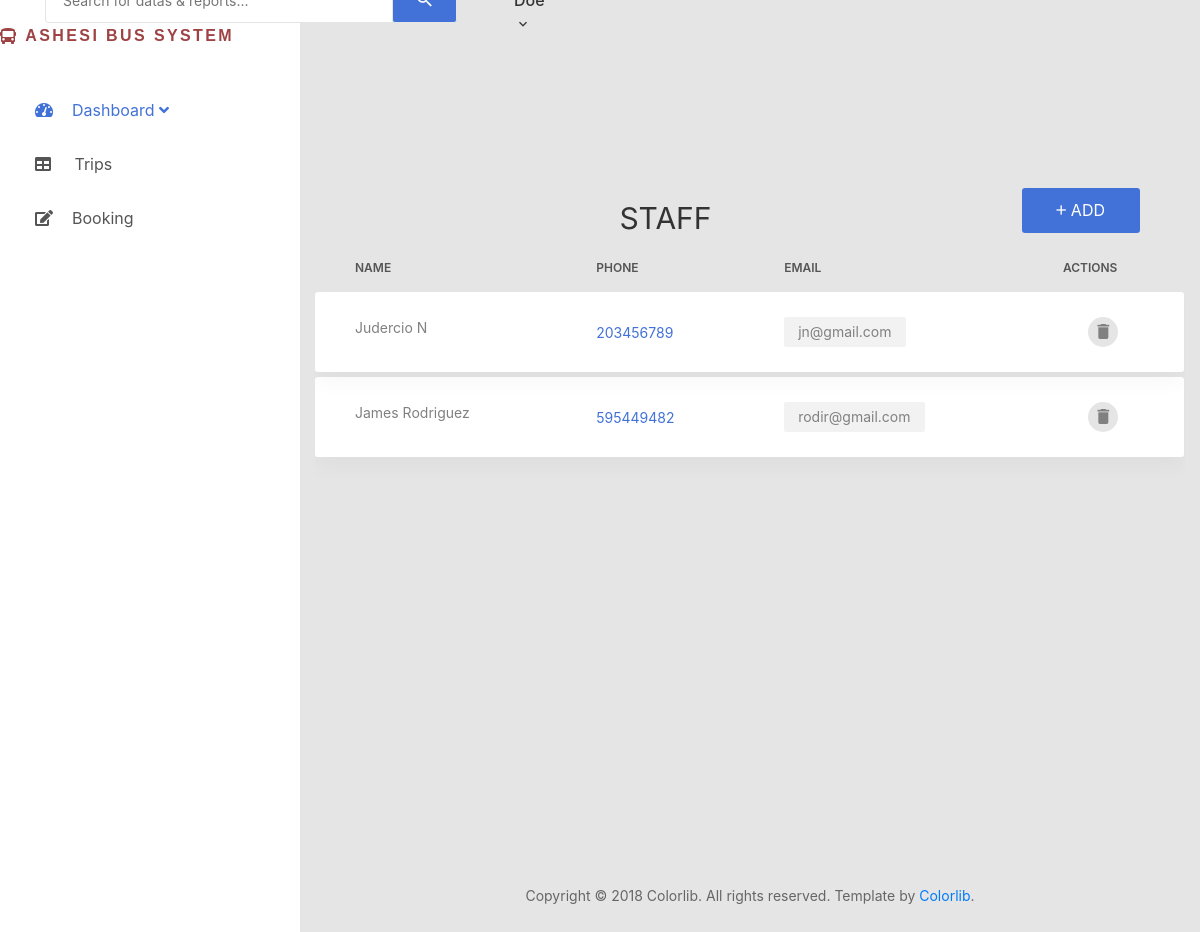
Before: /admin/staff.php with the older database file.
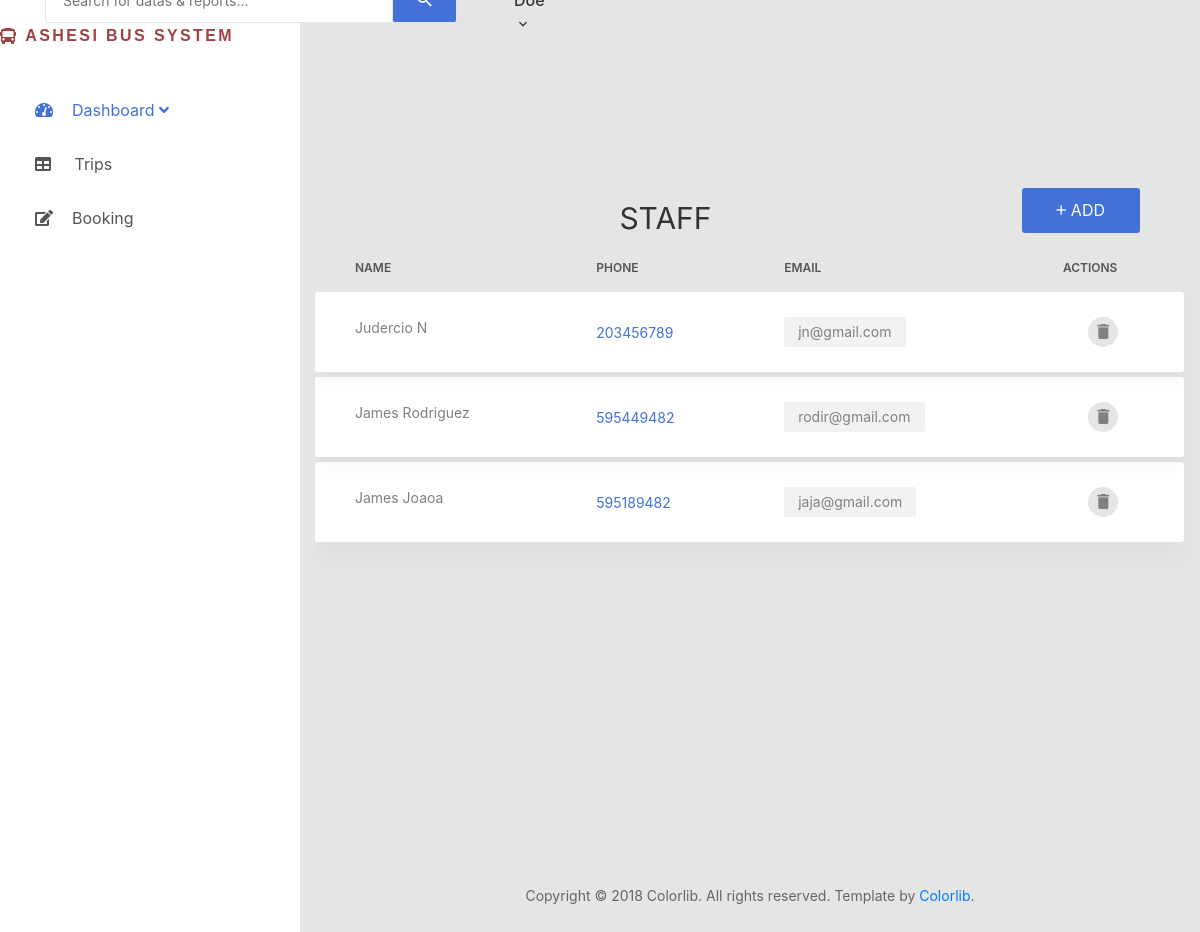
After: the same page with the newer database file.
### tables this page shows
CREATE TABLE `users` (
  `user_id` int(11) NOT NULL,
  `first_name` varchar(255) NOT NULL,
  `last_name` varchar(255) NOT NULL,
  `email` varchar(255) NOT NULL,
  `password` varchar(60) NOT NULL,
  `phone_number` int(20) NOT NULL,
  `role` int(2) NOT NULL,
  `date_created` timestamp NOT NULL DEFAULT current_timestamp()
);

### admin/staff.php (the view, shortened to what this page needs)
<?php
require '../config/connection.php';
$query = "SELECT first_name, last_name, phone_number, email FROM users WHERE role = 3";
$result = $connection->query($query);
if ($result->num_rows > 0) {
    $staffs = $result->fetch_all(MYSQLI_ASSOC);
} else {
    $staffs = [];
}
?>
<!DOCTYPE html>
<html lang="en">
<head>
    <?php include 'styles.php'?>
    <link href="https://stackpath.bootstrapcdn.com/bootstrap/4.5.2/css/bootstrap.min.css" rel="stylesheet">
</head>
<body>
    <div class="page-wrapper">
        <?php include 'side-menu.php'?>
        <?php include 'desktop-header.php'?>
        <div class="page-container">
            <div class="main-content">
                <section class="p-t-20">
                    <div class="container">
                        <div class="row">
                            <div class="col-md-12">
                                <h2 class="title-1" style="margin-left: 35%">STAFF</h2>
                                <button type="button" class="au-btn au-btn-icon au-btn--blue" style="position: absolute; right: 5vw; top: -1vw;" data-toggle="modal" data-target="#addStaffModal">
                                    <i class="zmdi zmdi-plus"></i>Add
                                </button>
                                <div class="table-responsive table-responsive-data2">
                                    <table class="table table-data2">
                                        <thead>
                                            <tr>
                                                <th>Name</th>
                                                <th>Phone</th>
                                                <th>Email</th>
                                                <th>Actions</th>
                                            </tr>
                                        </thead>
                                        <tbody>
                                            <?php if (empty($staffs)): ?>
                                                <tr>
                                                    <td colspan="4">No staff members yet.</td>
                                                </tr>
                                            <?php else: ?>
                                                <?php foreach ($staffs as $staff): ?>
                                                <tr class="tr-shadow">
                                                    <td><?php echo htmlspecialchars($staff['first_name'] . ' ' . $staff['last_name']); ?></td>
                                                    <td class="desc"><?php echo htmlspecialchars($staff['phone_number']); ?></td>
                                                    <td>
                                                        <span class="block-email"><?php echo htmlspecialchars($staff['email']); ?></span>
                                                    </td>
                                                    <td>
                                                        <div class="table-data-feature">
                                                            <form id="deleteForm-<?php echo $staff['email']; ?>" method="POST" action="" style="display:inline;">
                                                                <button type="button" class="item" data-toggle="tooltip" data-placement="top" title="Delete" onclick="confirmDelete('<?php echo $staff['email']; ?>')">
                                                                    <i class="zmdi zmdi-delete"></i>
                                                                </button>
                                                            </form>
                                                        </div>
                                                    </td>
                                                </tr>
                                                <tr class="spacer"></tr>
                                                <?php endforeach; ?>
                                            <?php endif; ?>
                                        </tbody>
                                    </table>
                                </div>
                            </div>
                        </div>
                    </div>
                </section>
            </div>
            <?php include 'footer.php'?>
        </div>
</body>
</html>

Changed rows visible on the page:
added users: first_name+last_name "James Joaoa", phone_number "595189482", email "jaja@gmail.com"
